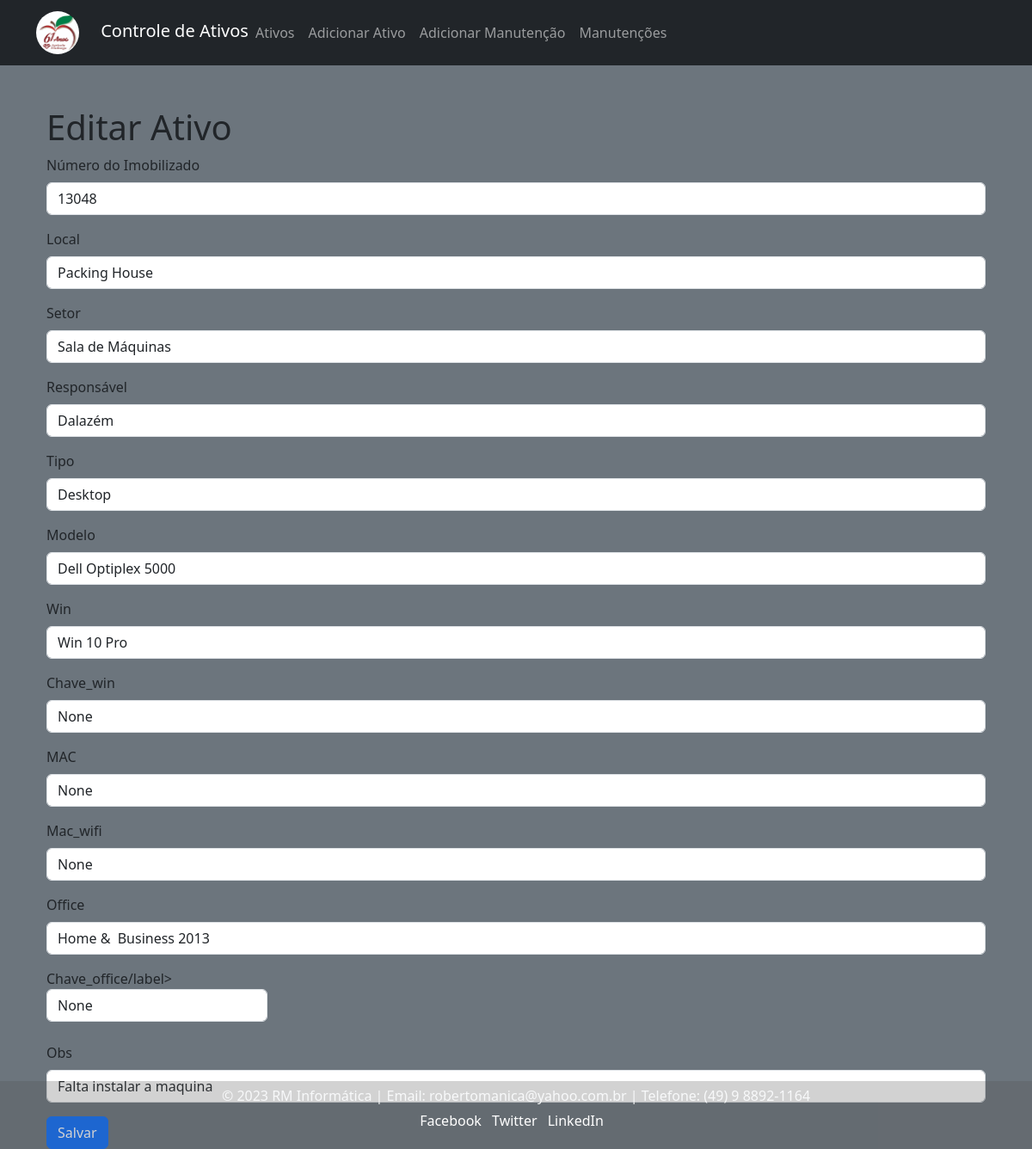
The page /editar-ativo/125/ (signed in) on the database its author committed.
### core/models.py (models this page shows)
class Ativos(models.Model):
    imob = models.IntegerField()
    local = models.TextField()
    setor = models.TextField()
    responsavel = models.TextField()
    tipo = models.TextField()
    modelo = models.TextField()
    win = models.TextField()
    chave_win = models.TextField(blank=True, null=True)
    mac = models.TextField()
    mac_wifi = models.TextField()
    office = models.TextField()
    chave_office = models.TextField(blank=True, null=True)
    obs = models.TextField(blank=True, null=True)

### core/views.py (the view)
# urls.py: path('editar-ativo/<int:ativo_id>/', views.editar_ativo, name='editar-ativo'),
def editar_ativo(request, ativo_id):
    ativo = Ativos.objects.get(id=ativo_id)
    if request.method == 'POST':
        form = AtivosForm(request.POST, instance=ativo)
        if form.is_valid():
            form.save()
            return redirect('lista-ativos')
    else:
        form = AtivosForm(instance=ativo)
    return render(request, 'editar_ativo.html', {'form': form, 'ativo': ativo})

### core/forms.py
class AtivosForm(forms.ModelForm):
    class Meta:
        model = Ativos
        fields = '__all__'  # Inclui todos os campos do modelo no formulário

### templates/editar_ativo.html (shortened to what this page needs)
{% extends 'base.html' %}
{% block content %}
  <div class="container mt-5">
    <h1>Editar Ativo</h1>
    <form method="POST" action="{% url 'editar-ativo' ativo.id %}">
      <div class="mb-3">
        <label for="imob" class="form-label">Número do Imobilizado</label>
        <input type="text" class="form-control" id="imob" name="imob" value="{{ ativo.imob }}" required>
      </div>
      <div class="mb-3">
        <label for="local" class="form-label">Local</label>
        <input type="text" class="form-control" id="local" name="local" value="{{ ativo.local }}" required>
      </div>
      <div class="mb-3">
        <label for="setor" class="form-label">Setor</label>
        <input type="text" class="form-control" id="setor" name="setor" value="{{ ativo.setor }}" required>
      </div>
      <div class="mb-3">
        <label for="responsavel" class="form-label">Responsável</label>
        <input type="text" class="form-control" id="responsavel" name="responsavel" value="{{ ativo.responsavel }}" required>
      </div>
      <div class="mb-3">
        <label for="tipo" class="form-label">Tipo</label>
        <input type="text" class="form-control" id="tipo" name="tipo" value="{{ ativo.tipo }}" required>
      </div>
      <div class="mb-3">
        <label for="modelo" class="form-label">Modelo</label>
        <input type="text" class="form-control" id="modelo" name="modelo" value="{{ ativo.modelo }}" required>
      </div>
      <div class="mb-3">
        <label for="win" class="form-label">Win</label>
        <input type="text" class="form-control" id="win" name="win" value="{{ ativo.win }}" required>
      </div>
      <div class="mb-3">
        <label for="chave_win" class="form-label">Chave_win</label>
        <input type="text" class="form-control" id="chave_win" name="chave_win" value="{{ ativo.chave_win}}" required>
      </div>
      <div class="mb-3">
        <label for="mac" class="form-label">MAC</label>
        <input type="text" class="form-control" id="mac" name="mac" value="{{ ativo.mac }}" required>
      </div>
      <div class="mb-3">
        <label for="mac_wifi" class="form-label">Mac_wifi</label>
        <input type="text" class="form-control" id="mac_wifi" name="mac_wifi" value="{{ ativo.mac_wifi }}" required>
      </div>
      <div class="mb-3">
        <label for="office" class="form-label">Office</label>
        <input type="text" class="form-control" id="office" name="office"value="{{ ativo.office }}" required>
      </div>
      <div class="mb-3">
        <label for="chave_office" class="form-label">Chave_office/label>
        <input type="text" class="form-control" id="chave_office" name="chave_office" value="{{ ativo.chave_office }}" required>
      </div>
      <div class="mb-3">
        <label for="obs" class="form-label">Obs</label>
        <input type="text" class="form-control" id="obs" name="obs" value="{{ ativo.obs }}" required>
      </div>
      <button type="submit" class="btn btn-primary">Salvar</button>
    </form>
  </div>
{% endblock %}

### rows shown on the page
Ativos: imob "13048", local "Packing House", setor "Sala de Máquinas", responsavel "Dalazém", tipo "Desktop", modelo "Dell Optiplex 5000", win "Win 10 Pro", chave_win "None", mac "None", mac_wifi "None", chave_office "None", obs "Falta instalar a maquina"
